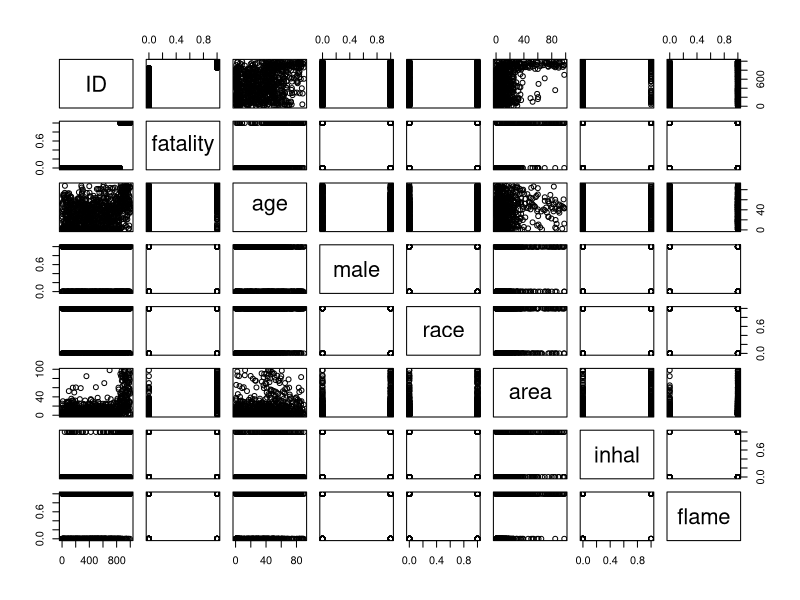
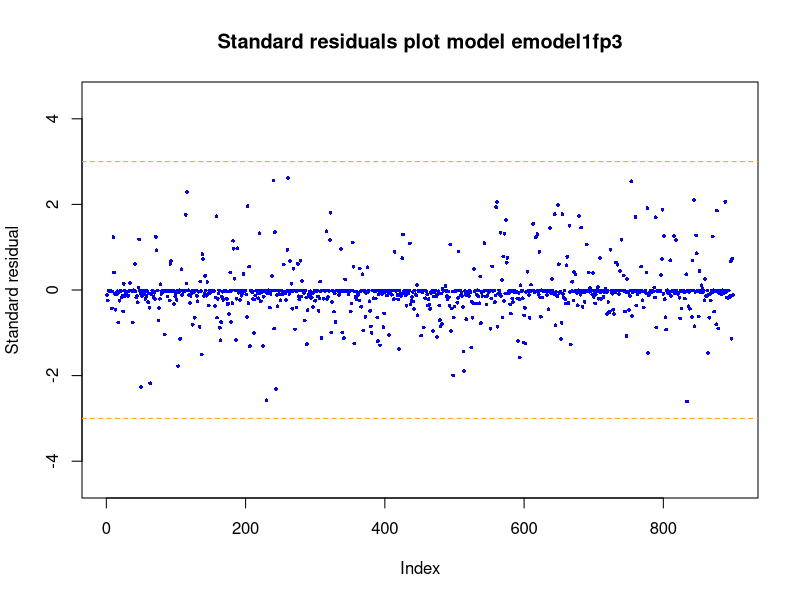
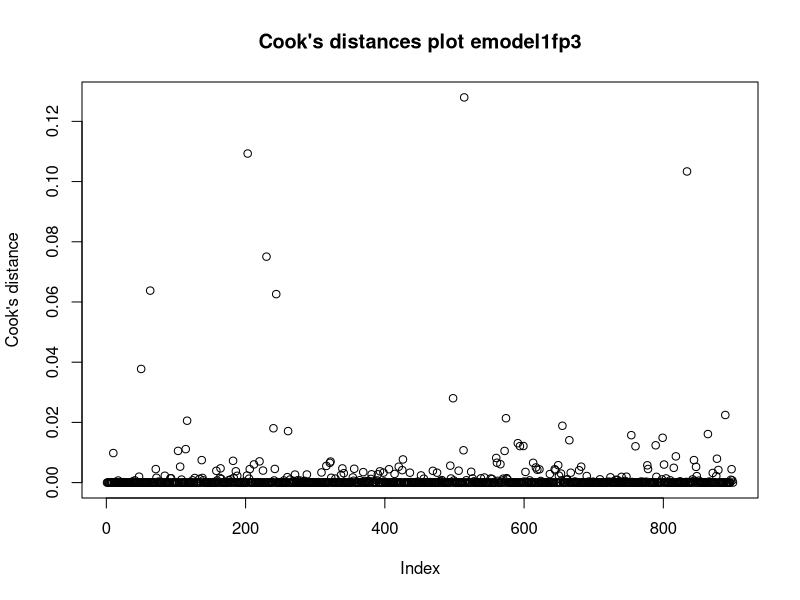

Reproduce these figures in R, in order.
##
##final project exploratory analysis
##

##
##1
##

library(readxl)
edata<-read_excel("injury24.xlsx")
head(edata)

unique(is.na(edata))
#no NA are present in the dataset

#
#devide the dataset between training set and test set
#

smp_size<-floor(0.90*nrow(edata))
set.seed(432123)
train_ind<-sample(seq_len(nrow(edata)),size=smp_size)
train_edata1<-edata[train_ind,]
test_edata1<-edata[-train_ind,]
str(train_edata1)

#plot the data to check for correlations

plot(train_edata1)


#fit the MLR

eMLR1<-glm(fatality~.-ID,family='binomial', data = train_edata1)
summary(eMLR1)

library(car)
vif(eMLR1)

#step(eMLR1,trace=0)

#setup for the stepAIC function

library(MASS)
enull2<-glm(fatality~1,family='binomial',data=train_edata1)
stepmodel1<-stepAIC(enull2,scope=list(lower=enull2,upper=eMLR1), data= train_edata1,direction='forward')
stepmodel2<-stepAIC(eMLR1,scope=list(lower=enull2,upper=eMLR1), data= train_edata1,direction='backward')
stepmodel1
stepmodel2

#both the forward and backward stepAIC suggest fatality~age+race+area+inhal as the best model

emodel1fp1<-glm(fatality~age+race+area+inhal,family='binomial',data=train_edata1)
summary(emodel1fp1)
confint(emodel1fp1,level=0.95)
pR2fp1 = 1 - emodel1fp1$deviance / emodel1fp1$null.deviance

#now we study interactions between the variables

emodel1fp2<-glm(fatality~age+race+area+inhal+area:race,family='binomial',data=train_edata1)
summary(emodel1fp2)
pR2fp2 = 1 - emodel1fp2$deviance / emodel1fp2$null.deviance

anova(emodel1fp2,emodel1fp1,test="LRT")

emodel1fp3<-glm(fatality~age+race+area+inhal+area:race+age:inhal+inhal:area,family='binomial',data=train_edata1)
summary(emodel1fp3)
pR2fp3 = 1 - emodel1fp3$deviance / emodel1fp3$null.deviance

anova(emodel1fp3,emodel1fp1,test="LRT")

png("plots1/sr1fp3.png")
plot(rstandard(emodel1fp3),ylab="Standard residual",ylim=(c(-4.5,4.5)),pch=16,col=("blue"),cex=0.5,main="Standard residuals plot model emodel1fp3")
abline(3,0, col=("orange"),lty=2)
abline(-3,0, col=("orange"),lty=2)
dev.off()

png("plots1/cd1fp3_2.png")
plot(cooks.distance(emodel1fp3),ylab="Cook's distance",main="Cook's distances plot emodel1fp3")
dev.off()


emodel1fp4<-glm(fatality~age+area+inhal+age:inhal+inhal:area,family='binomial',data=train_edata1)
summary(emodel1fp4)
pR2fp4 = 1 - emodel1fp4$deviance / emodel1fp4$null.deviance

anova(emodel1fp3,emodel1fp4,test="LRT")

#emodel1fp5<-glm(fatality~age+area+inhal+age:inhal+inhal:area+age:area,family='binomial',data=train_edata1)
#summary(emodel1fp5)
#pR2fp5 = 1 - emodel1fp5$deviance / emodel1fp5$null.deviance

#anova(emodel1fp5,emodel1fp4,test="LRT")

#emodel1fp6<-glm(fatality~age+area+inhal+age:inhal+inhal:area,family='binomial',data=train_edata1)
#summary(emodel1fp6)
#pR2fp6 = 1 - emodel1fp6$deviance / emodel1fp6$null.deviance

#anova(emodel1fp3,emodel1fp6,test="LRT")

#
#predictions
#

prediction<- predict(emodel1fp3,test_edata1,type="response")

predict_classes <- ifelse(prediction >= 0.7, 1, 0)

data.prediction <- data.frame(actual = c(test_edata1$fatality),
                              prediction = c(predict_classes))

non_matching_count <- sum(data.prediction$actual != data.prediction$prediction)

accuracy<-abs((non_matching_count/nrow(data.prediction))-1)
accuracy

library(caret)
cm_model3<-confusionMatrix(data=as.factor(data.prediction$prediction),reference=as.factor(data.prediction$actual))
cm_model3

